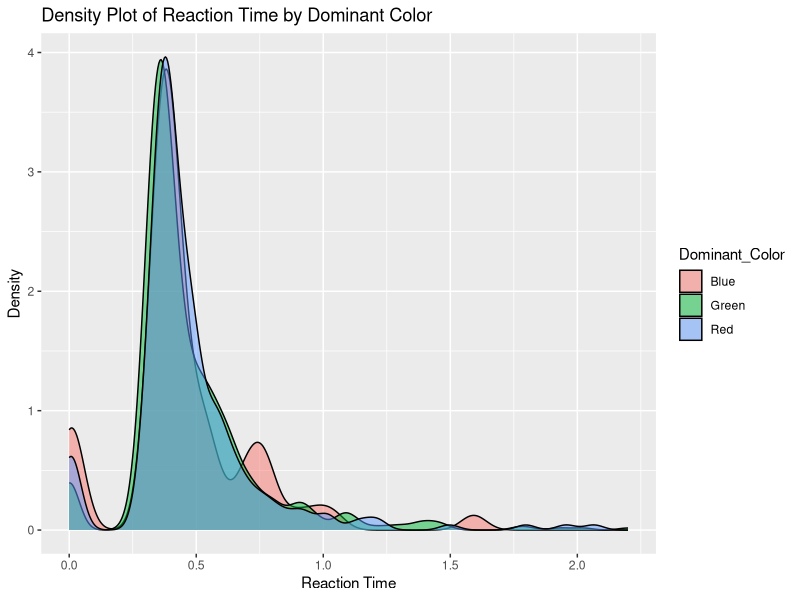

The R source for this figure:
library(ggplot2) # these libraries allow us to use the functions with which
library(plyr) 
library(dplyr)
library(stringr)
# Install the stringr package

setwd('/Users/filip')

attention_data <- read.csv('attention_merged_results.csv')

mean(attention_data$Reaction_Time)

outlier1 <- mean(attention_data$Reaction_Time) + 2.5 * sd(attention_data$Reaction_Time)
outlier2 <- mean(attention_data$Reaction_Time) - 2.5 * sd(attention_data$Reaction_Time)

attention_data <- attention_data[attention_data$Reaction_Time > outlier2,]
attention_data <- attention_data[attention_data$Reaction_Time < outlier1,]

mean(attention_data$Reaction_Time)

color_categories <- c("Red", "Green", "Blue")

attention_data <- attention_data %>%
  mutate(
    Red = as.numeric(str_extract(Color, "(?<=\\()[^,]+")),
    Green = as.numeric(str_extract(Color, "(?<=,)[^,]+")),
    Blue = as.numeric(str_extract(Color, "(?<=,)[^,]+(?=\\))")),
    Dominant_Color = case_when(
      Red >= Green & Red >= Blue ~ "Red",
      Green >= Red & Green >= Blue ~ "Green",
      Blue >= Red & Blue >= Green ~ "Blue",
      TRUE ~ "Other"
    )
  )

ggplot(attention_data, aes(x = Reaction_Time, fill = Dominant_Color)) +
  geom_density(alpha = 0.5) +
  labs(
    title = "Density Plot of Reaction Time by Dominant Color",
    x = "Reaction Time",
    y = "Density"
  )
